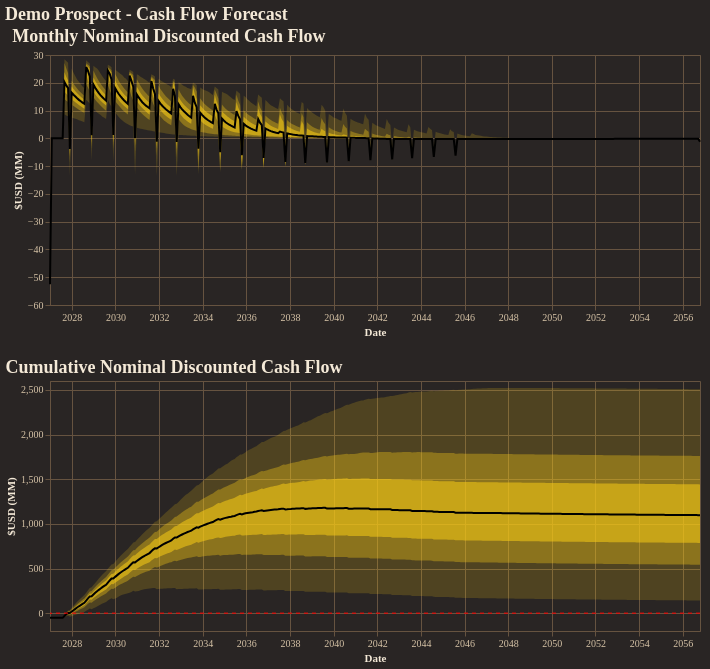

Here is the notebook cell this chart was saved with:
### Code cell
fig = reporter.plotter.combined_cash_flow_plot(
    figsize=(650, 250),
    backend=PLOTTING_BACKEND
)
fig.show()

### Figure 1 — Vega-Lite specification as saved in the notebook (floating-point values rounded to 4 significant figures; data arrays with more than 128 entries replaced by an {"elided": "..."} marker saying what was removed)
{"config": {"background": "#292524", "view": {"fill": "#292524", "stroke": "#665340"}, "title": {"color": "#f4e9d7", "font": "Merriweather", "fontSize": 18, "fontWeight": 600, "subtitleColor": "#d5c2a6", "anchor": "start"}, "axis": {"domainColor": "#665340", "gridColor": "#665340", "tickColor": "#665340", "labelColor": "#d5c2a6", "titleColor": "#f4e9d7", "labelFont": "Merriweather", "titleFont": "Merriweather"}, "legend": {"titleColor": "#f4e9d7", "labelColor": "#d5c2a6", "labelFont": "Merriweather", "titleFont": "Merriweather", "orient": "top-right", "symbolType": "circle"}, "header": {"labelColor": "#d5c2a6", "titleColor": "#f4e9d7", "labelFont": "Merriweather", "titleFont": "Merriweather"}, "mark": {"color": "#c78d3b"}, "line": {"color": "#c78d3b"}, "bar": {"color": "#c78d3b"}, "point": {"color": "#ddb06d"}, "area": {"color": "#c78d3b", "opacity": 0.35}, "text": {"color": "#f4e9d7", "font": "Merriweather"}, "range": {"category": ["#5DA5DA", "#F28E2B", "#59C36A", "#E15759", "#B07AA1", "#4ECDC4", "#FF9DA7", "#EDC948"]}}, "vconcat": [{"layer": [{"mark": {"type": "area", "color": "rgba(250, 204, 21, 1.0)", "opacity": 0.18}, "encoding": {"tooltip": [{"field": "date", "title": "Date", "type": "temporal"}, {"field": "p01", "format": ",.2f", "title": "P01", "type": "quantitative"}, {"field": "p10", "format": ",.2f", "title": "P10", "type": "quantitative"}, {"field": "p25", "format": ",.2f", "title": "P25", "type": "quantitative"}, {"field": "p50", "format": ",.2f", "title": "P50", "type": "quantitative"}, {"field": "p75", "format": ",.2f", "title": "P75", "type": "quantitative"}, {"field": "p90", "format": ",.2f", "title": "P90", "type": "quantitative"}, {"field": "p99", "format": ",.2f", "title": "P99", "type": "quantitative"}], "x": {"field": "date", "title": "Date", "type": "temporal"}, "y": {"field": "p01", "title": "$USD (MM)", "type": "quantitative"}, "y2": {"field": "p99"}}}, {"mark": {"type": "area", "color": "rgba(250, 204, 21, 1.0)", "opacity": 0.35}, "encoding": {"tooltip": [{"field": "date", "title": "Date", "type": "temporal"}, {"field": "p01", "format": ",.2f", "title": "P01", "type": "quantitative"}, {"field": "p10", "format": ",.2f", "title": "P10", "type": "quantitative"}, {"field": "p25", "format": ",.2f", "title": "P25", "type": "quantitative"}, {"field": "p50", "format": ",.2f", "title": "P50", "type": "quantitative"}, {"field": "p75", "format": ",.2f", "title": "P75", "type": "quantitative"}, {"field": "p90", "format": ",.2f", "title": "P90", "type": "quantitative"}, {"field": "p99", "format": ",.2f", "title": "P99", "type": "quantitative"}], "x": {"field": "date", "title": "Date", "type": "temporal"}, "y": {"field": "p10", "title": "$USD (MM)", "type": "quantitative"}, "y2": {"field": "p90"}}}, {"mark": {"type": "area", "color": "rgba(250, 204, 21, 1.0)", "opacity": 0.55}, "encoding": {"tooltip": [{"field": "date", "title": "Date", "type": "temporal"}, {"field": "p01", "format": ",.2f", "title": "P01", "type": "quantitative"}, {"field": "p10", "format": ",.2f", "title": "P10", "type": "quantitative"}, {"field": "p25", "format": ",.2f", "title": "P25", "type": "quantitative"}, {"field": "p50", "format": ",.2f", "title": "P50", "type": "quantitative"}, {"field": "p75", "format": ",.2f", "title": "P75", "type": "quantitative"}, {"field": "p90", "format": ",.2f", "title": "P90", "type": "quantitative"}, {"field": "p99", "format": ",.2f", "title": "P99", "type": "quantitative"}], "x": {"field": "date", "title": "Date", "type": "temporal"}, "y": {"field": "p25", "title": "$USD (MM)", "type": "quantitative"}, "y2": {"field": "p75"}}}, {"mark": {"type": "line", "color": "black", "strokeWidth": 2}, "encoding": {"tooltip": [{"field": "date", "title": "Date", "type": "temporal"}, {"field": "p01", "format": ",.2f", "title": "P01", "type": "quantitative"}, {"field": "p10", "format": ",.2f", "title": "P10", "type": "quantitative"}, {"field": "p25", "format": ",.2f", "title": "P25", "type": "quantitative"}, {"field": "p50", "format": ",.2f", "title": "P50", "type": "quantitative"}, {"field": "p75", "format": ",.2f", "title": "P75", "type": "quantitative"}, {"field": "p90", "format": ",.2f", "title": "P90", "type": "quantitative"}, {"field": "p99", "format": ",.2f", "title": "P99", "type": "quantitative"}], "x": {"field": "date", "title": "Date", "type": "temporal"}, "y": {"field": "p50", "title": "$USD (MM)", "type": "quantitative"}}}], "data": {"name": "data-8b1173410842ba04b8443d173dd4ece8"}, "height": 250, "title": "Monthly Nominal Discounted Cash Flow", "width": 650}, {"layer": [{"layer": [{"mark": {"type": "area", "color": "rgba(250, 204, 21, 1.0)", "opacity": 0.18}, "encoding": {"tooltip": [{"field": "date", "title": "Date", "type": "temporal"}, {"field": "p01", "format": ",.2f", "title": "P01", "type": "quantitative"}, {"field": "p10", "format": ",.2f", "title": "P10", "type": "quantitative"}, {"field": "p25", "format": ",.2f", "title": "P25", "type": "quantitative"}, {"field": "p50", "format": ",.2f", "title": "P50", "type": "quantitative"}, {"field": "p75", "format": ",.2f", "title": "P75", "type": "quantitative"}, {"field": "p90", "format": ",.2f", "title": "P90", "type": "quantitative"}, {"field": "p99", "format": ",.2f", "title": "P99", "type": "quantitative"}], "x": {"field": "date", "title": "Date", "type": "temporal"}, "y": {"field": "p01", "title": "$USD (MM)", "type": "quantitative"}, "y2": {"field": "p99"}}}, {"mark": {"type": "area", "color": "rgba(250, 204, 21, 1.0)", "opacity": 0.35}, "encoding": {"tooltip": [{"field": "date", "title": "Date", "type": "temporal"}, {"field": "p01", "format": ",.2f", "title": "P01", "type": "quantitative"}, {"field": "p10", "format": ",.2f", "title": "P10", "type": "quantitative"}, {"field": "p25", "format": ",.2f", "title": "P25", "type": "quantitative"}, {"field": "p50", "format": ",.2f", "title": "P50", "type": "quantitative"}, {"field": "p75", "format": ",.2f", "title": "P75", "type": "quantitative"}, {"field": "p90", "format": ",.2f", "title": "P90", "type": "quantitative"}, {"field": "p99", "format": ",.2f", "title": "P99", "type": "quantitative"}], "x": {"field": "date", "title": "Date", "type": "temporal"}, "y": {"field": "p10", "title": "$USD (MM)", "type": "quantitative"}, "y2": {"field": "p90"}}}, {"mark": {"type": "area", "color": "rgba(250, 204, 21, 1.0)", "opacity": 0.55}, "encoding": {"tooltip": [{"field": "date", "title": "Date", "type": "temporal"}, {"field": "p01", "format": ",.2f", "title": "P01", "type": "quantitative"}, {"field": "p10", "format": ",.2f", "title": "P10", "type": "quantitative"}, {"field": "p25", "format": ",.2f", "title": "P25", "type": "quantitative"}, {"field": "p50", "format": ",.2f", "title": "P50", "type": "quantitative"}, {"field": "p75", "format": ",.2f", "title": "P75", "type": "quantitative"}, {"field": "p90", "format": ",.2f", "title": "P90", "type": "quantitative"}, {"field": "p99", "format": ",.2f", "title": "P99", "type": "quantitative"}], "x": {"field": "date", "title": "Date", "type": "temporal"}, "y": {"field": "p25", "title": "$USD (MM)", "type": "quantitative"}, "y2": {"field": "p75"}}}, {"mark": {"type": "line", "color": "black", "strokeWidth": 2}, "encoding": {"tooltip": [{"field": "date", "title": "Date", "type": "temporal"}, {"field": "p01", "format": ",.2f", "title": "P01", "type": "quantitative"}, {"field": "p10", "format": ",.2f", "title": "P10", "type": "quantitative"}, {"field": "p25", "format": ",.2f", "title": "P25", "type": "quantitative"}, {"field": "p50", "format": ",.2f", "title": "P50", "type": "quantitative"}, {"field": "p75", "format": ",.2f", "title": "P75", "type": "quantitative"}, {"field": "p90", "format": ",.2f", "title": "P90", "type": "quantitative"}, {"field": "p99", "format": ",.2f", "title": "P99", "type": "quantitative"}], "x": {"field": "date", "title": "Date", "type": "temporal"}, "y": {"field": "p50", "title": "$USD (MM)", "type": "quantitative"}}}], "data": {"name": "data-340db8118581ecc4c45da1572e2f2776"}, "title": "Cumulative Nominal Discounted Cash Flow"}, {"data": {"name": "data-42990c68f268a11fa16682fcd3437a6f"}, "mark": {"type": "rule", "color": "red", "strokeDash": [4, 4]}, "encoding": {"y": {"field": "zero", "type": "quantitative"}}}], "height": 250, "width": 650}], "title": "Demo Prospect - Cash Flow Forecast", "$schema": "https://vega.github.io/schema/vega-lite/v5.20.1.json", "datasets": {"data-8b1173410842ba04b8443d173dd4ece8": {"elided": "360 records"}, "data-340db8118581ecc4c45da1572e2f2776": {"elided": "360 records"}, "data-42990c68f268a11fa16682fcd3437a6f": [{"zero": 0}]}}
